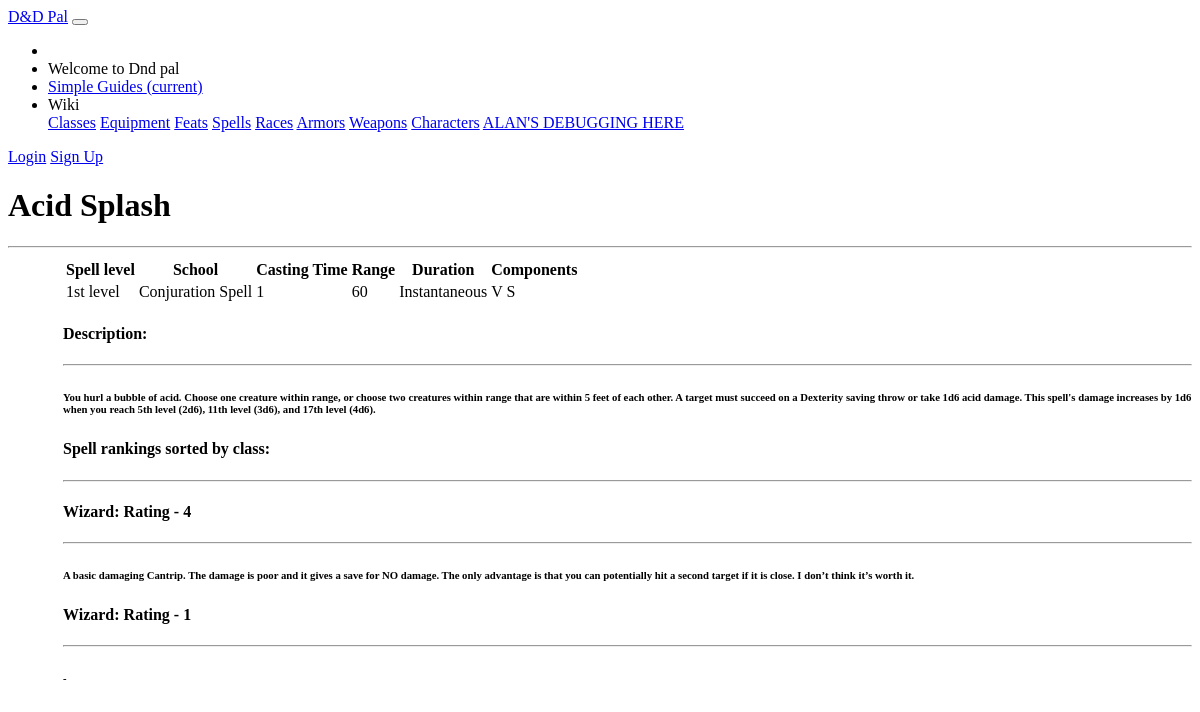
/dndpal/spell/Acid Splash, run on the app's committed database.
### dndpal/models.py (models this page shows, shortened)
class Spell(models.Model):
    name = models.CharField(default = '', primary_key = True, max_length = 100, help_text = "Enter the name of the spell")
    spell_level = models.SmallIntegerField(default= 0, null=True, help_text="Enter the spell level of this spell")
    cast_time = models.CharField(default = "", max_length = 10000, help_text = "Enter the action it takes to cast the spell.")
    duration = models.CharField(default = "", max_length = 10000, help_text = "Enter the duration of the spell in rounds.")
    range = models.CharField(default = "", max_length = 10000, help_text = "Enter the range of the spell in feet. If the range is a touch, enter the value: Touch")
    area_effected = models.CharField(default = "", max_length = 10000, blank=True, help_text = "If the spell affects an area, enter the area affected by the spell (in feet).")
    materials = models.CharField(default = "", max_length = 10000, blank=True, help_text = "If the Spell has material components, enter the materials separated with commas.")
    components = models.CharField(default = "", max_length = 10000, help_text = "Enter the spell components of this spell")
    SCHOOL_CHOICES = (
        ('ab', 'Abjuration'),
        ('co', 'Conjuration'),
        ('di', 'Divination'),
        ('en', 'Enchantment'),
        ('ev', 'Evocation'),
        ('il', 'Illusion'),
        ('ne', 'Necromancy'),
        ('tr', 'Transmutation'),
        ('un', 'Universal')
    )
    school = models.CharField(max_length = 2, choices = SCHOOL_CHOICES, default = 'ab')
    description = models.CharField(default = "", max_length = 10000, help_text = "Enter the spell description")

class CharacterClassSpellList(models.Model):
    character_class = models.ForeignKey('CharacterClass', on_delete=models.CASCADE, null = True)
    required_level = models.SmallIntegerField(default= 0, null=True, help_text="Enter the required level for this spell")
    ranking = models.SmallIntegerField(default= 0, null=True, help_text="Enter the recommended ranking of this spell relative to the other spells available for this class on a scale from 1-5. 5 being the best and 1 being the worst.")
    spell_list = models.ForeignKey('Spell', on_delete=models.CASCADE)
    ran_note = models.CharField(default = "", max_length = 10000, help_text = "Enter the ranking note for this spell for this class")

class CharacterClass(models.Model):
    name = models.CharField(default = '', primary_key = True, max_length = 100, help_text = "Enter the name of this class")
    descrtiption = models.CharField(default = '', max_length = 1000, help_text = "Enter a description of this class")
    hitpoints = models.PositiveIntegerField(default = 10, help_text = "Enter the hitdie of this class")
    skill_proficiency_limit = models.PositiveSmallIntegerField(default = 5, help_text = "Enter the max amount of skills this class can be proficient in")
    skill_list = models.CharField(default = '', max_length = 300, help_text = "Enter a comma separated skill list. Ex: \"Acrobatics,Intimidation\" \(without the quotations\)")
    armor_prof = models.CharField(default = "", max_length = 10000, help_text = "Enter a comma separated of armor proficiencies list for the class")
    weapon_prof = models.CharField(default = "", max_length = 10000, help_text = "Enter a comma separated of weapon proficiencies list for the class")
    saving_throws = models.CharField(default = "", max_length = 10000, help_text = "Enter a comma separated list of saving throws for the class")
    recommended_gear = models.CharField(default = "", max_length = 10000, help_text = "Enter the names of the recommended gear for this class")

### dndpal/views.py (the view)
# urls.py: path('spell/<str:pk>', views.SpellDetailView.as_view(), name='spell-detail'),
class SpellDetailView(generic.DetailView):
    model = Spell
    def get_context_data(self, **kwargs):
        context = super(SpellDetailView, self).get_context_data(**kwargs)
        context['classes'] = CharacterClassSpellList.objects.filter(spell_list = context['spell'])
        context['subclasses'] = CharacterSubclassSpellList.objects.filter(spell_list = context['spell'])
        print('properties'+str(context['classes']))
        return context

### dndpal/templates/dndpal/spell_detail.html
{% extends "base_generic.html" %}
{% block content %}
<main role="main" class="container">
    <div class="container card m-4" style="margin-top:10px;">
        <div class="row  m-4" style="margin-top: 10px">
            <div class="col-md">
                <h1>{{spell.name}}</h1>
                <hr>
            </div>
        </div>
        <div class="pb-2" style="margin-left: 55px;">
            <div class="row mb-4" style="margin-top: 10px">
                <div class="col-xl-8">
                    <table class="table table-striped">
                        <thead>
                        <tr>
                            <th scope="col">Spell level</th>
                            <th scope="col">School</th>
                            <th scope="col">Casting Time</th>
                            <th scope="col">Range</th>
                            <th scope="col">Duration</th>
                            <th scope="col">Components</th>
                        </tr>
                        </thead>
                        <tbody>
                        <tr>
                            <td>1st level</td>
                            <td>{{spell.get_school_display}} Spell</td>
                            <td>{{spell.cast_time}}</td>
                            {% if spell.area_effected == "" %}
                                <td>{{spell.range}}</td>
                            {% else %}
                                <td>{{spell.range}} ({{spell.area_effected}})</td>
                            {% endif %}
                            <td>{{spell.duration}}</td>
                            {% if spell.materials == "" %}
                                <td>{{spell.components}}</td>
                            {% else %}
                                <td>{{spell.components}} ({{spell.materials}})</td>
                            {% endif %}
                        </tr>
                        </tbody>
                    </table>
                </div>
            </div>
            <div class="row my-4" style="margin-top: 10px">
                <div class="col-xl-8">
                    <h4>Description:</h4>
                    <hr>
                    <h6>{{spell.description}}</h6>
                </div>
            </div>
            <div class="row my-4" style="margin-top: 10px">
                <div class="col-xl-8">
                    <h4>Spell rankings sorted by class:</h4>
                    <hr>
                    {% for c in classes %}
                    <div class="card col-xl-10 p-3 my-3">
                        <h4>{{c.character_class.name}}: Rating - {{c.ranking}}</h4>
                        <hr>
                        <h6 class="pl-3">
                            {{c.ran_note}}
                        </h6>
                    </div>
                    {% endfor %}
                </div>
            </div>
        </div>
    </div>
</main>
{% endblock %}

### data on the page
Spell: name "Acid Splash", school "Conjuration", cast_time "1", range "60", duration "Instantaneous", components "V S", description "You hurl a bubble of acid. Choose one creature within range, or choose two creatures within range that are within 5 feet of each other. A target must succeed on a Dexterity saving throw or take 1d6 acid damage. This spell's damage increases by 1d6 when you reach 5th level (2d6), 11th level (3d6), and 17th level (4d6)."
CharacterClassSpellList: character_class.name "Wizard", ranking "4", ran_note "A basic damaging Cantrip. The damage is poor and it gives a save for NO damage. The only advantage is that you can potentially hit a second target if it is close. I don’t think it’s worth it."
CharacterClassSpellList: character_class.name "Wizard", ranking "1", ran_note "-"
